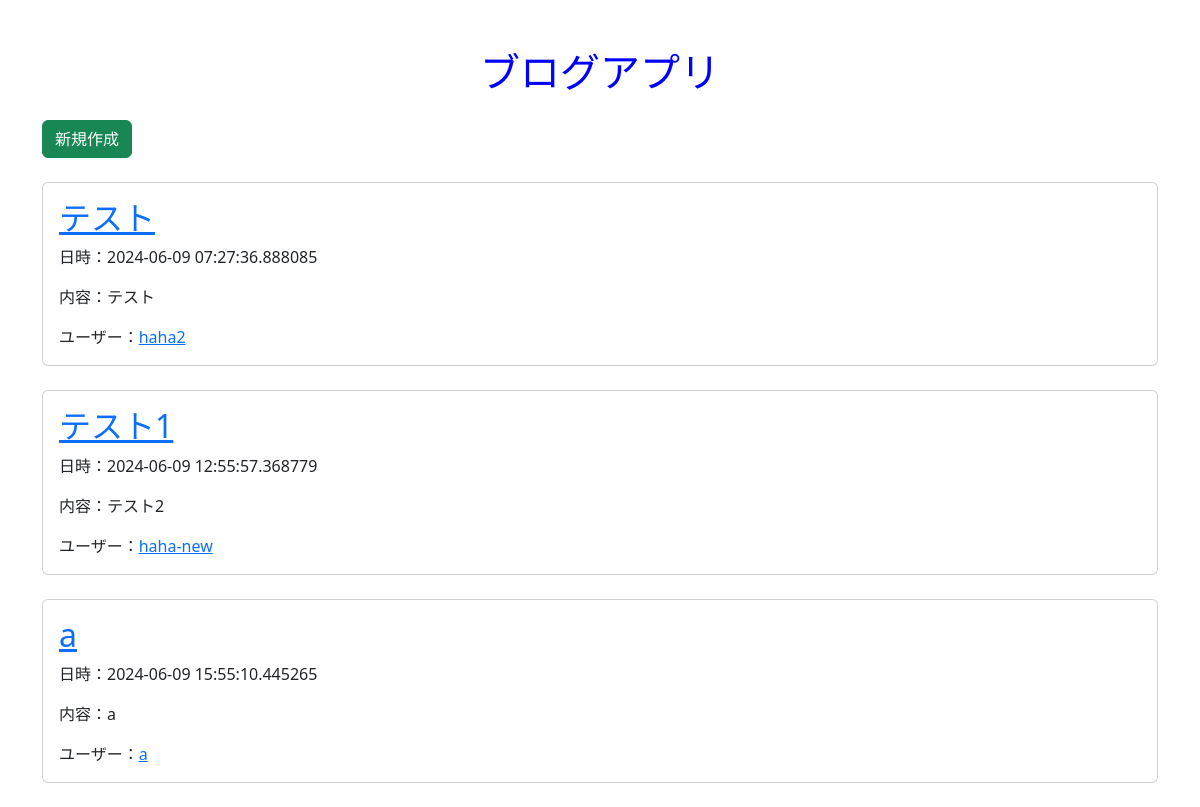
Before: / with the older database file.
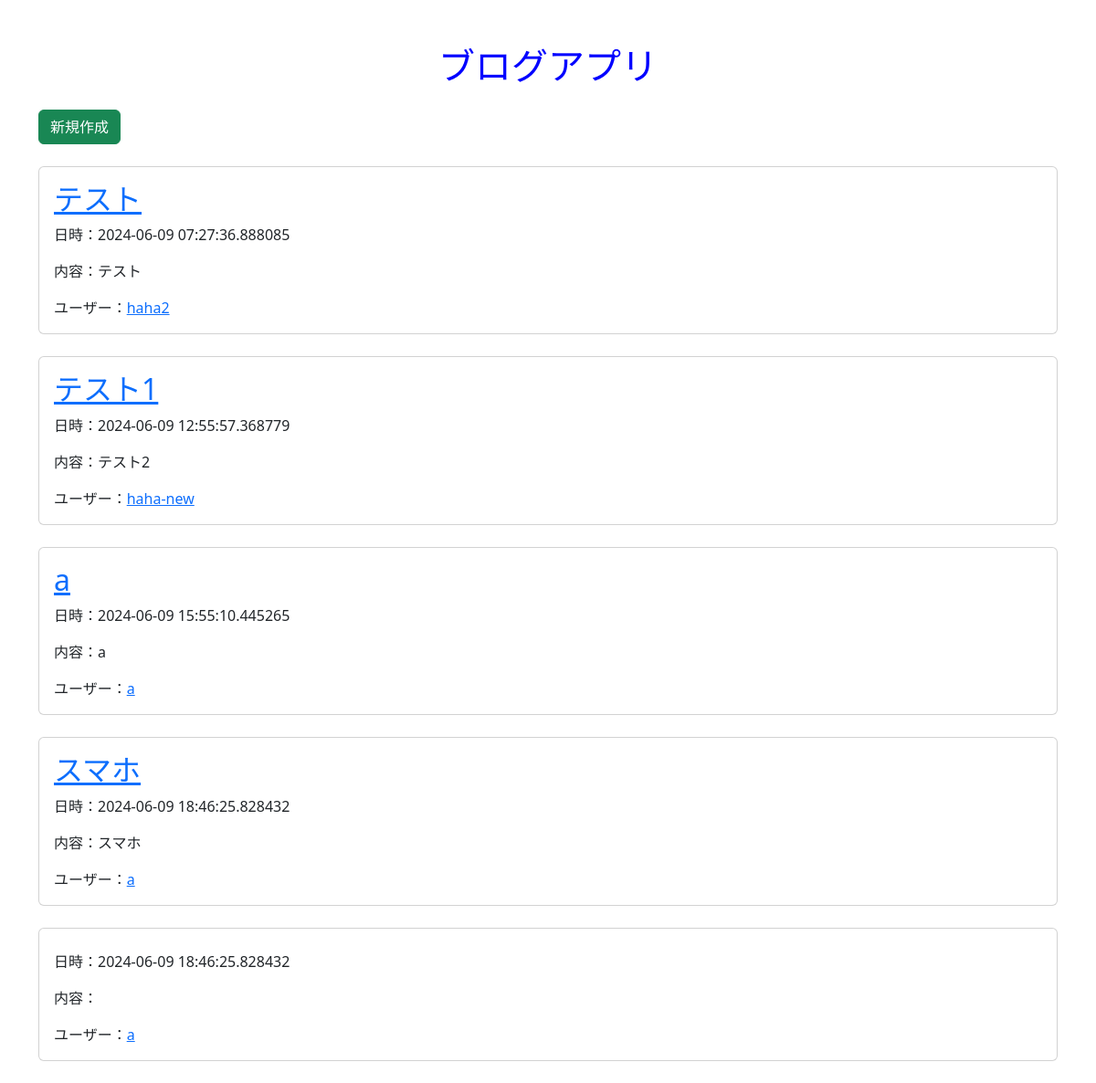
After: the same page with the newer database file.
### db.py (models this page shows)
class Post(db.Model):
    id = db.Column(db.Integer, primary_key=True)
    title = db.Column(db.String(50), nullable=False)
    body = db.Column(db.String(300), nullable=False)
    created_at = db.Column(db.DateTime, nullable=False, default=datetime.now(pytz.timezone('Asia/Tokyo')))
    user_id = db.Column(db.Integer, db.ForeignKey('user.id', name='fk_user_post'), nullable=False)

class User(UserMixin, db.Model):
    id = db.Column(db.Integer, primary_key=True)
    username = db.Column(db.String(30), unique=True)
    password = db.Column(db.String(12))
    icon = db.Column(db.String(120), default='default.png')  # アイコンフィールドを追加
    posts = db.relationship('Post', backref='author', lazy=True)

### routes.py (the view)
@app.route("/", methods=['GET'])
def index():
    if request.method == 'GET':
        posts = Post.query.all()
        return render_template('index.html', posts=posts)

### templates/index.html (shortened to what this page needs)
{% extends 'base.html' %}
{% block content %}
<div class="container mt-5">
    <h1 class="text-center mb-4">ブログアプリ</h1>
    <div class="d-flex justify-content-between mb-4">
        <a href="/create" class="btn btn-success">新規作成</a>
    </div>
    {% for post in posts %}
        <div class="card mb-4">
            <div class="card-body">
                <h2 class="card-title"><a href="/posts/{{ post.id }}">{{ post.title }}</a></h2>
                <p class="card-text">日時：{{ post.created_at }}</p>
                <p class="card-text">内容：{{ post.body }}</p>
                <p class="card-text">ユーザー：<a href="/users/{{ post.user_id }}">{{ post.author.username }}</a></p>
            </div>
        </div>
    {% endfor %}
</div>
{% endblock %}

Changed rows visible on the page:
added Post: title "スマホ", created_at "2024-06-09 18:46:25.828432", body "スマホ", author.username "a"
added Post: created_at "2024-06-09 18:46:25.828432", author.username "a"
